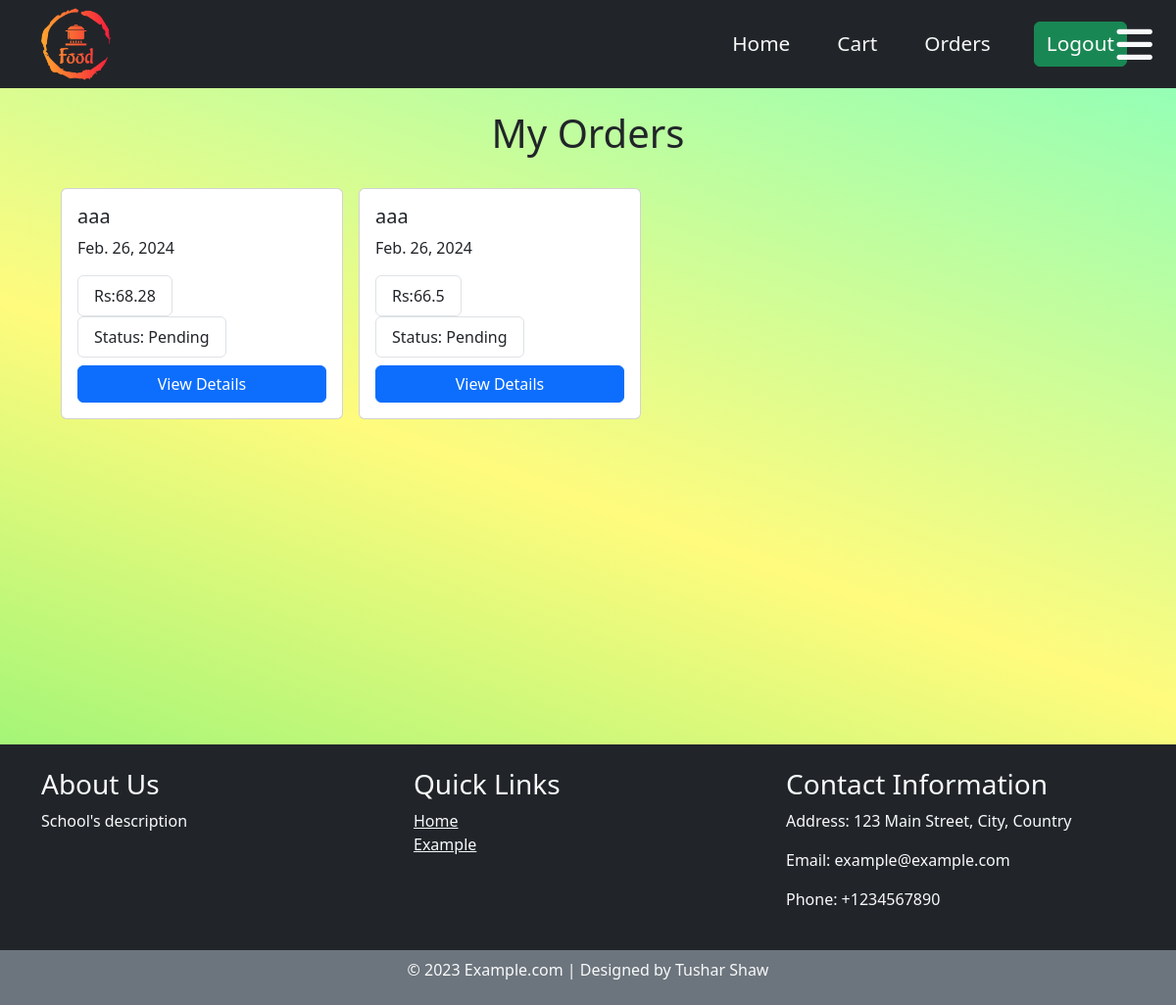
Before: /orders/ (signed in) with the older database file.
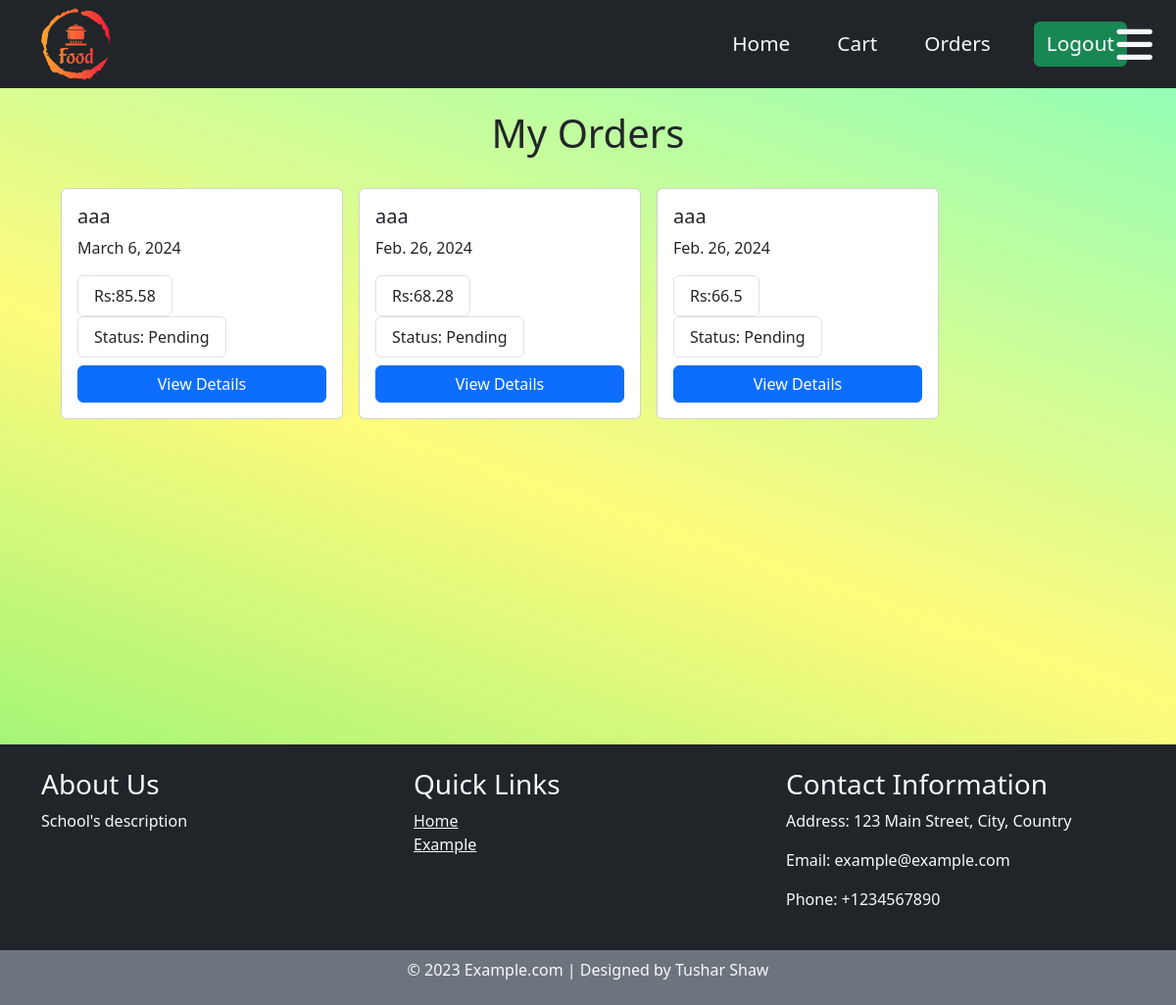
After: the same page with the newer database file.
### Menu/models.py (models this page shows, shortened)
class Orders(models.Model):
    order_info = models.ForeignKey(OrderInfo, related_name='orders', on_delete=models.CASCADE)
    foods = models.ManyToManyField(Food, related_name='orders', through='OrderItem')
    total = models.FloatField(default=0)
    date_created=models.DateField(auto_now=False, auto_now_add=True)
    status=models.CharField(max_length=10,default='Pending')
    def __str__(self):
        return f"Order {self.id}"

class OrderInfo(models.Model):
    customer = models.ForeignKey(User, related_name='orders', on_delete=models.CASCADE)
    name = models.CharField(max_length=20, null=True, blank=True)
    location = models.CharField(max_length=250, null=True, blank=True)
    phone = models.IntegerField(null=True, blank=True)

### Menu/views.py (the view)
# urls.py: path('orders/',orders,name='orders'),
@login_required(login_url="/login/")
def orders(request):
    user = request.user
    print(user.id)
    orders = Orders.objects.filter(order_info__customer=user).order_by('-date_created')
    print(orders)
    return render(request, 'orders.html', {'orders': orders})

### Menu/templates/orders.html
{% extends "base.html" %}
{% block start %}
<div class="container">
  {% if orders%}
  <h1 class="h1 text-center text-md-left mb-4 mt-4">My Orders</h1>
{% else %}
<div class="d-flex justify-content-center align-items-center" style="height: 90vh">
  <div class="text-center">
    <h1>No Orders Yet</h1>
  </div>
</div>
{% endif %}
  <div class="container-fluid d-flex flex-wrap">
    {% for order in orders %}
    <div class="card m-2" style="width: 18rem;">
      <div class="card-body">
        <h5 class="card-title">{{ order.order_info.customer }}</h5>
        <p class="card-text">{{ order.date_created }}</p>
        <div class="d-flex ">
          <ul class="list-group ">
            <li class="list-group-item">Rs:{{ order.total }}</li>
          </ul>
        </div>
        <div class="d-flex ">
          <ul class="list-group ">
            <li class="list-group-item">Status: {{ order.status }}</li>
          </ul>
        </div>
        <a href="{% url 'order_details' order.id %}" class="btn btn-primary mt-2 w-100">View Details</a>
      </div>
    </div>
    {% endfor %}
  </div>
</div>
<div class="filler-container" style="flex: 1; height: 300px"></div>
{% endblock %}

Changed rows visible on the page:
added Orders: order_info.customer "aaa", date_created "March 6, 2024", total "85.58", status "Pending"
